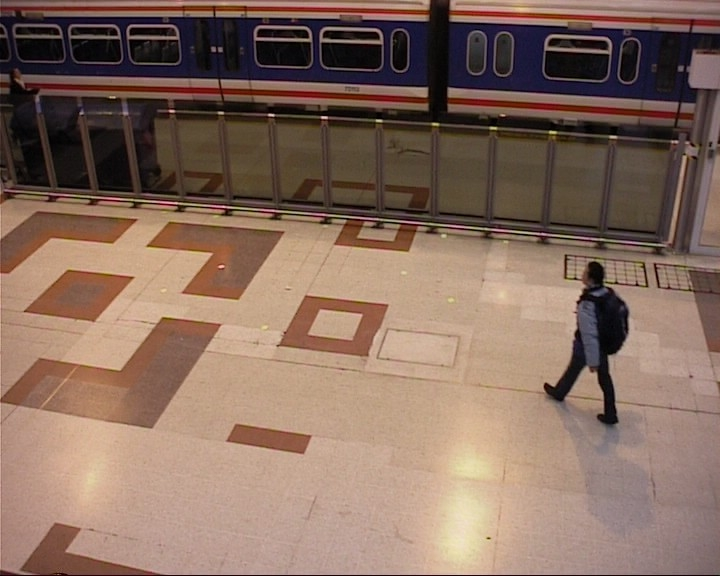
#> input picture 2_Perfomance_test_study/Detection_methodes_comparison/Comparison_station/in000039.jpg, 720 x 576 px, given in place of in00%04d.jpg, which was not available
$ python Background_supression.py   (older library calls are emulated)
#> lines starting #> are read from the running program, lines starting #| are printed output that depends on the picture; after the words box and inside, x2 and y2 are one past the last pixel; in counts of white or black regions, pixels touching at a corner belong together; pictures that were not available may be replaced by others from this repository, and a replacement may not be noted
import csv
import numpy as np
from imutils.video import WebcamVideoStream
from imutils.video import FileVideoStream
import argparse
import time
import cv2
import os
import sys
import imutils
from imutils.video import VideoStream
from imutils.video import FPS
import xml.etree.ElementTree as ET
from xml.etree import ElementTree
from xml.dom import minidom
from pandas import DataFrame, read_csv
import matplotlib.pyplot as plt
import pandas as pd
from pandas import ExcelWriter
from pandas import ExcelFile
from collections import namedtuple
#----------------------------------------------------------------------
#Function for write the CSV file
def csv_writer(data, path):
    """
    Write data to a CSV file path
    """
    with open(path, "w") as csv_file:
        writer = csv.writer(csv_file, delimiter=',')
        for line in data:
            writer.writerow(line)

#Function for count the nu,ber of files in the folder
def filecount(dir_name):
	return len([f for f in os.listdir(dir_name) if os.path.isfile(f)])

#----------------------------------------------------------------------
Rectangle = namedtuple('Rectangle', 'xmin ymin xmax ymax')


# initialize the list of class labels MobileNet SSD was trained to
# detect, then generate a set of bounding box colors for each class

# load our serialized model from disk
print("Loading model...")

vs = cv2.VideoCapture("./in00%04d.jpg")
#vs = cv2.VideoCapture("./test.jpg")

fgbg = cv2.createBackgroundSubtractorMOG2()
kernel = cv2.getStructuringElement(cv2.MORPH_RECT,(2,2))
fgbg.setBackgroundRatio(1)


def find_if_close(cnt1,cnt2):
    row1,row2 = cnt1.shape[0],cnt2.shape[0]
    for i in range(row1):
        for j in range(row2):
            dist = np.linalg.norm(cnt1[i]-cnt2[j])
            if abs(dist) < 15 :
                return True
            elif i==row1-1 and j==row2-100:
                return False

# [87 lines of commented-out code are left out]
dilatation_kernel = np.ones((6,3), np.uint8)
erode_kernel = np.ones((2,2), np.uint8)
opening_kernel = np.ones((2,2), np.uint8)


while True:
	big_contours = []
	#Read the frame
	ret, frame = vs.read()
#> frame is the input picture: shape (576, 720, 3); mean B, G, R 95, 109, 135.3
	frame = cv2.resize(frame, (240, 320))
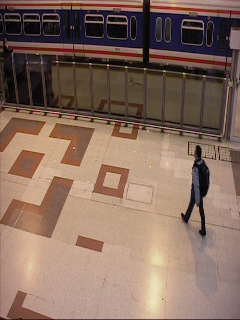
#> frame: shape (320, 240, 3); mean B, G, R 94.8, 108.8, 135.1
	(imgy, imgx) = frame.shape[:2]
#> imgy = 320; imgx = 240
	#Aplies the background substraction
	bgs_result = fgbg.apply(frame)
#> bgs_result: shape (320, 240); every value is 127

	#gray = cv2.cvtColor(gray, cv2.COLOR_BGR2GRAY)
	#Gaussian_result = cv2.GaussianBlur(bgs_result,(5,5),0)
	Opening_result = cv2.morphologyEx(bgs_result, cv2.MORPH_OPEN, opening_kernel)
	# Erode_result = cv2.erode(bgs_result,erode_kernel,iterations = 1)
	Dilatation_result = cv2.dilate(Opening_result, dilatation_kernel, iterations=5)
	Binarization_result = cv2.threshold(Dilatation_result, 50, 255, cv2.THRESH_BINARY)[1]
#> Binarization_result: shape (320, 240); every value is 255


	#Identifies the contours
	test,contours,hier = cv2.findContours(Binarization_result,cv2.RETR_EXTERNAL,2)
#> contours = [[[0, 0], [0, 319], [239, 319], [239, 0]]]
	for c in range(0,len(contours)):
		if cv2.contourArea(contours[c]) > 1000:
			big_contours.append(contours[c])
#> this loop made 1 pass
#> after the loop, big_contours = [[[0, 0], [0, 319], [239, 319], [239, 0]]]

	for i in range(0, len(big_contours)):
		x, y, h, w = cv2.boundingRect(big_contours[i])

		cv2.rectangle(frame, (x, y), (x+h, y+w), (0, 255, 0), 2)
#> this loop made 1 pass
#> (x, y, h, w) on pass 1: (0, 0, 240, 320)
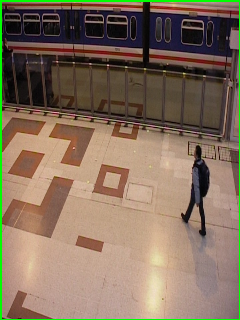
#> frame: shape (320, 240, 3); 2.18% of pixels changed, all inside (x1, y1, x2, y2) = (0, 0, 240, 320)


	cv2.imshow("Background supression", bgs_result)
	cv2.moveWindow("Background supression", 0, 0)
	cv2.imshow("Opening", Opening_result)
	cv2.moveWindow("Opening", imgx, 0)
	cv2.imshow("Dilatation", Dilatation_result)
	cv2.moveWindow("Dilatation", 2*imgx, 0)
	cv2.imshow("Binarization", Binarization_result)
	cv2.moveWindow("Binarization", 3*imgx, 0)
	cv2.imshow("Contours identification", frame)
	cv2.moveWindow("Contours identification", 4*imgx, 0)


	key = cv2.waitKey(1) & 0xFF
#> (key q is pressed here)
	# if the `q` key was pressed, break from the loop
	if key == ord("q"):
		break


# [243 lines of commented-out code are left out]

$ run again, on 2_Perfomance_test_study/Detection_methodes_comparison/Comparison_station/in000101.jpg
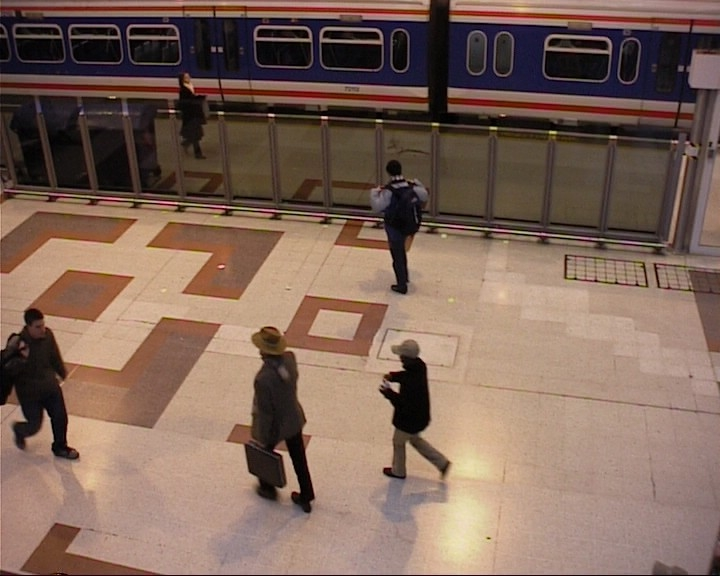
#> input picture 2_Perfomance_test_study/Detection_methodes_comparison/Comparison_station/in000101.jpg, 720 x 576 px, given in place of in00%04d.jpg, which was not available
#> frame is the input picture: shape (576, 720, 3); mean B, G, R 89.2, 102.3, 127.7
#> `frame = cv2.resize(frame, (240, 320))`:
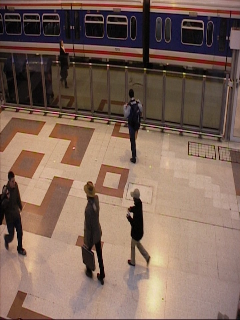
#> frame: shape (320, 240, 3); mean B, G, R 89.1, 102.1, 127.5
#> bgs_result: shape (320, 240); every value is 127
#> Binarization_result: shape (320, 240); every value is 255
#> contours = [[[0, 0], [0, 319], [239, 319], [239, 0]]]
#> the loop `for c in range(0,len(contours)):` made 1 pass
#> the loop `for i in range(0, len(big_contours)):` made 1 pass
#> (x, y, h, w) on pass 1: (0, 0, 240, 320)
#> after the loop `for i in range(0, len(big_contours)):`:
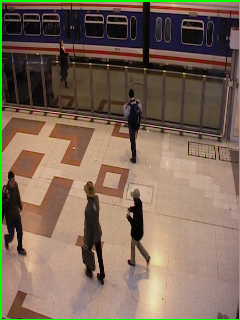
#> frame: shape (320, 240, 3); 2.18% of pixels changed, all inside (x1, y1, x2, y2) = (0, 0, 240, 320)

$ run again, on 2_Perfomance_test_study/Detection_methodes_comparison/Comparison_station/in000244.jpg
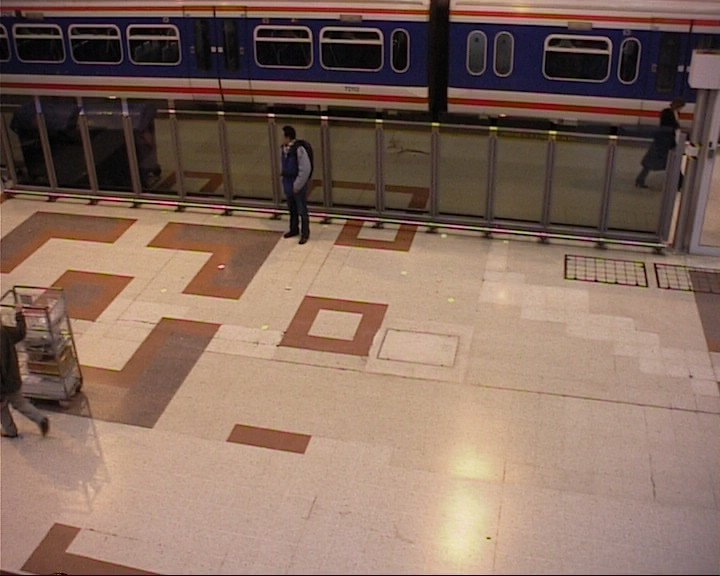
#> input picture 2_Perfomance_test_study/Detection_methodes_comparison/Comparison_station/in000244.jpg, 720 x 576 px, given in place of in00%04d.jpg, which was not available
#> frame is the input picture: shape (576, 720, 3); mean B, G, R 94.2, 107.9, 133.9
#> `frame = cv2.resize(frame, (240, 320))`:
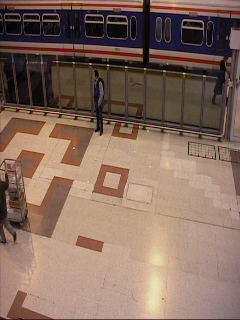
#> frame: shape (320, 240, 3); mean B, G, R 94, 107.7, 133.8
#> bgs_result: shape (320, 240); every value is 127
#> Binarization_result: shape (320, 240); every value is 255
#> contours = [[[0, 0], [0, 319], [239, 319], [239, 0]]]
#> the loop `for c in range(0,len(contours)):` made 1 pass
#> the loop `for i in range(0, len(big_contours)):` made 1 pass
#> (x, y, h, w) on pass 1: (0, 0, 240, 320)
#> after the loop `for i in range(0, len(big_contours)):`:
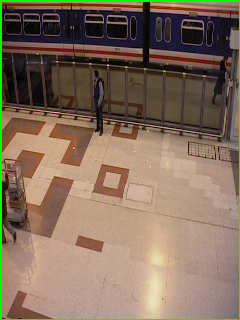
#> frame: shape (320, 240, 3); 2.18% of pixels changed, all inside (x1, y1, x2, y2) = (0, 0, 240, 320)
